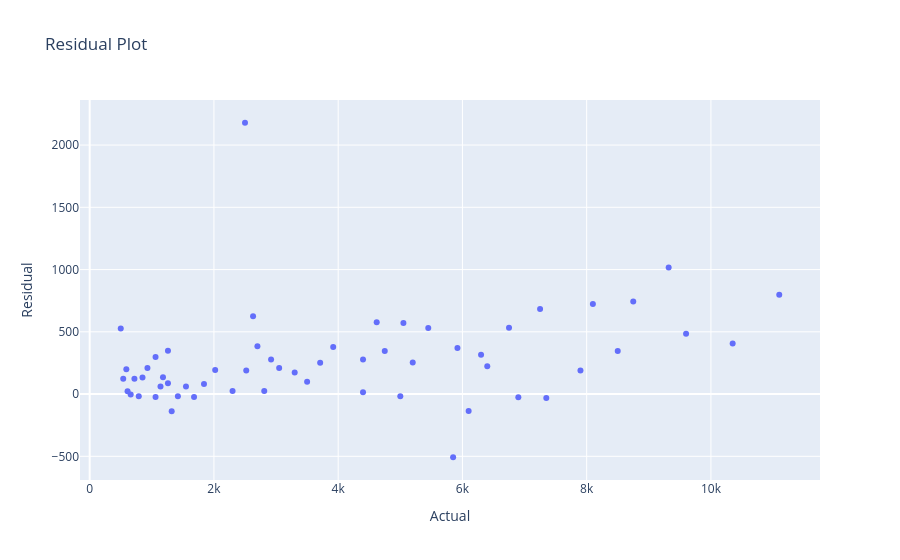

The notebook cell this image was saved under:
### Code cell
fig = px.scatter(
    results,
    x="Actual",
    y="Residual",
    title="Residual Plot"
)

fig.show()

### Figure 1 — Plotly figure (JSON) as saved in the notebook; plotly's stock layout.template omitted (floating-point values rounded to 4 significant figures)
{"data": [{"hovertemplate": "Actual=%{x}<br>Residual=%{y}<extra></extra>", "legendgroup": "", "marker": {"color": "#636efa", "symbol": "circle"}, "mode": "markers", "name": "", "orientation": "v", "showlegend": false, "type": "scatter", "x": [6100, 5850, 6400, 6900, 7350, 7900, 8500, 9600, 10350, 11100, 2500, 2630, 2920, 2810, 3050, 3300, 3500, 3710, 3920, 4400, 4750, 5050, 4400, 4620, 5200, 5000, 5450, 5920, 6300, 6750, 7250, 8100, 8750, 9320, 500, 540, 610, 590, 660, 720, 790, 850, 930, 1060, 1180, 1260, 1060, 1140, 1320, 1260, 1420, 1550, 1680, 1840, 2020, 2300, 2520, 2700], "xaxis": "x", "y": [-136.7, -507.4, 222.9, -26.22, -30.67, 189.1, 346.6, 484.7, 405.8, 797.4, 2179.0, 625.7, 277.5, 24.25, 210.3, 172.6, 98.4, 251.8, 377.5, 277.6, 345.6, 569.8, 15.37, 576.5, 253.4, -18.04, 530.6, 369.3, 315.9, 532.7, 682.3, 722.6, 743.8, 1017.0, 527.6, 123.7, 21.71, 199.9, -3.427, 124.0, -17.22, 133.6, 209.9, -24.21, 134.4, 347.1, 297.3, 60.77, -138.0, 86.3, -16.9, 60.36, -23.48, 80.06, 193.6, 25.11, 190.0, 383.7], "yaxis": "y"}], "layout": {"legend": {"tracegroupgap": 0}, "title": {"text": "Residual Plot"}, "xaxis": {"anchor": "y", "domain": [0, 1], "title": {"text": "Actual"}}, "yaxis": {"anchor": "x", "domain": [0, 1], "title": {"text": "Residual"}}}}
